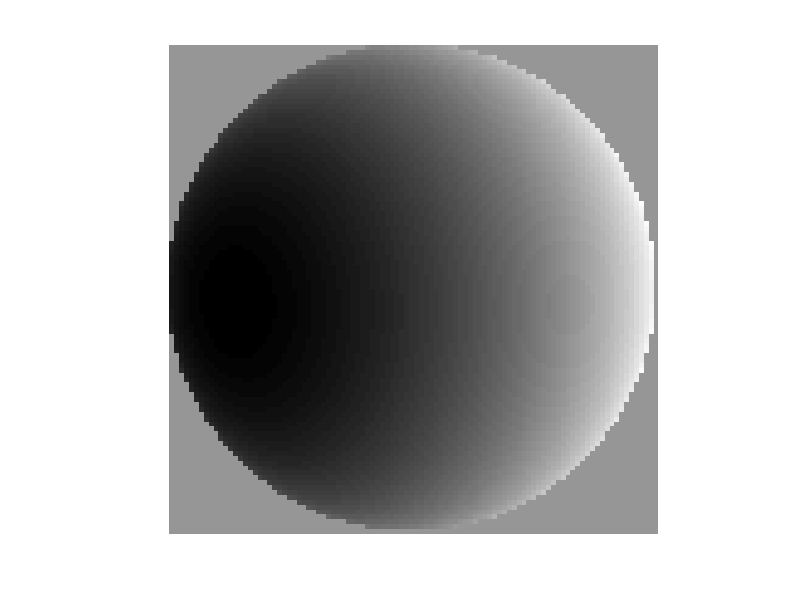
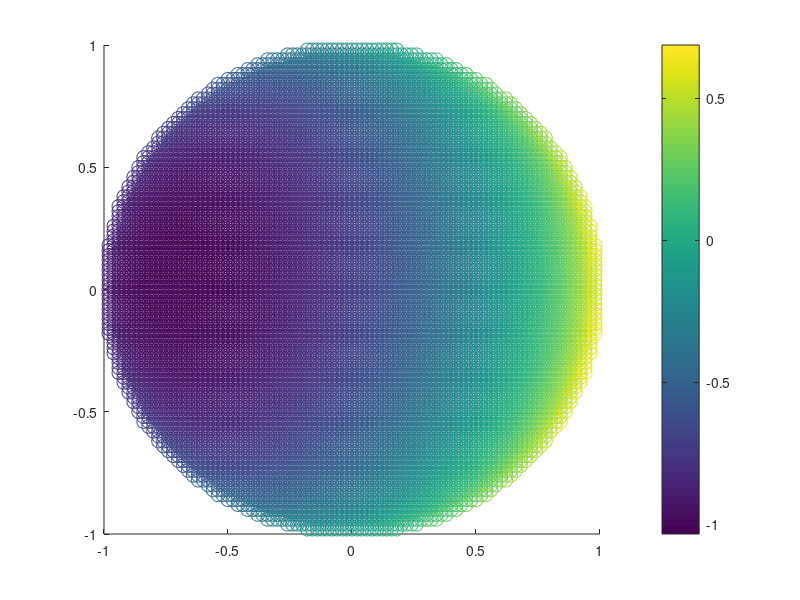
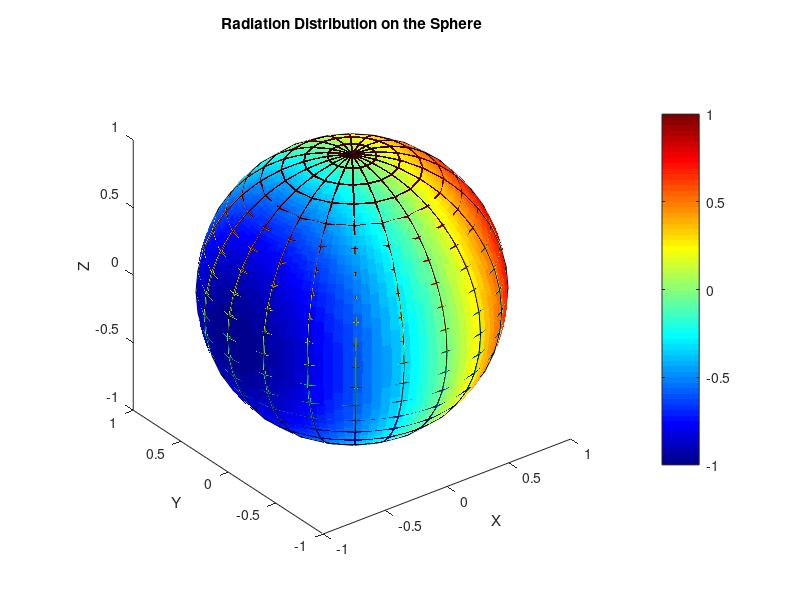
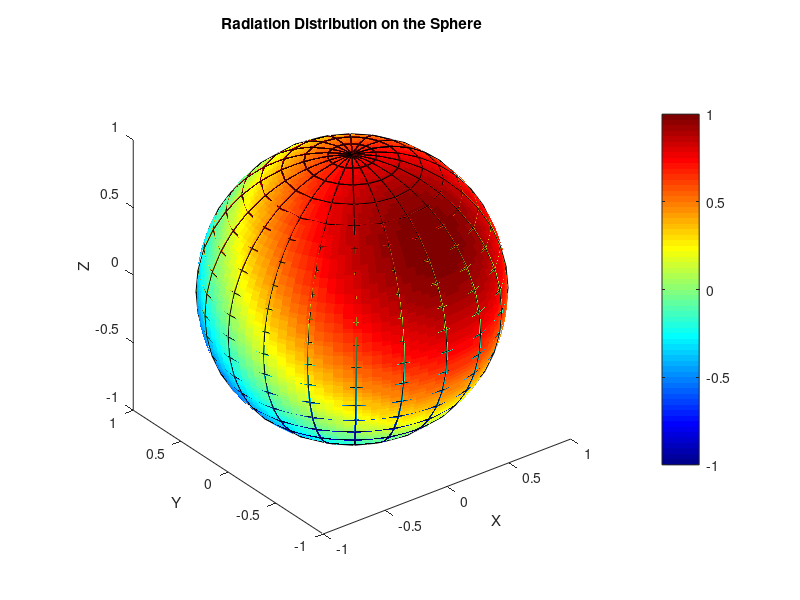

The MATLAB source for these figures, in order:
clear all;


%计算太阳直射方位角和高度角
% lon_s=deg2rad(360-297.57);
% lat_s=deg2rad(-24.97);
% lon_m=deg2rad(106.01);
% lat_m=deg2rad(-1.17); % 11
% lon_s=deg2rad(360-70.53);
% lat_s=deg2rad(-2.56);
% lon_m=deg2rad(325.05);
% lat_m=deg2rad(-14.09);%0
% lon_s=deg2rad(360-36.43);
% lat_s=deg2rad(22.42);
% lon_m=deg2rad(5.57);
% lat_m=deg2rad(40.78);%12
% lon_s=deg2rad(360-77.44);
% lat_s=deg2rad(21.76);
% lon_m=deg2rad(326.11);
% lat_m=deg2rad(-16.22);%2
% lon_s=deg2rad(360-323.19);
% lat_s=deg2rad(21.16);
% lon_m=deg2rad(82.91);
% lat_m=deg2rad(35.99);%13
% lon_s=deg2rad(360-359.83);
% lat_s=deg2rad(23.12);
% lon_m=deg2rad(50.37);
% lat_m=deg2rad(42.46);%14
% lon_s=deg2rad(360-117.45);
% lat_s=deg2rad(21.07);
% lon_m=deg2rad(296.29);
% lat_m=deg2rad(-23.62);%15
% lon_s=deg2rad(360-184.26);
% lat_s=deg2rad(4.36);
% lon_m=deg2rad(213.84);
% lat_m=deg2rad(23.88);%16
% lon_s=deg2rad(360-359.83);
% lat_s=deg2rad(23.12);
% lon_m=deg2rad(50.37);
% lat_m=deg2rad(42.46);%17
% lon_s=deg2rad(360-358.89);
% lat_s=deg2rad(-7.57);
% lon_m=deg2rad(53.99);
% lat_m=deg2rad(39.96);%18
% lon_s=deg2rad(360-74.37);
% lat_s=deg2rad(21.59);
% lon_m=deg2rad(331.89);
% lat_m=deg2rad(-0.3);%19
% lon_s=deg2rad(360-57.41);
% lat_s=deg2rad(-3.24);
% lon_m=deg2rad(338.5);
% lat_m=deg2rad(-24.37);%20
% lon_s=deg2rad(360-314.96);
% lat_s=deg2rad(5.7);
% lon_m=deg2rad(97.87);
% lat_m=deg2rad(45.54);%21
% lon_s=deg2rad(360-53.13);
% lat_s=deg2rad(11.64);
% lon_m=deg2rad(0.52);
% lat_m=deg2rad(36.88);%22
% lon_s=deg2rad(360-115.96);
% lat_s=deg2rad(-0.14);
% lon_m=deg2rad(296.06);
% lat_m=deg2rad(43.81);%23
% lon_s=deg2rad(360-272.85);
% lat_s=deg2rad(12.61);
% lon_m=deg2rad(134.73);
% lat_m=deg2rad(28.72);%24
% lon_s=deg2rad(360-6.64);
% lat_s=deg2rad(18.88);
% lon_m=deg2rad(43.98);
% lat_m=deg2rad(43.89);%25
% lon_s=deg2rad(360-50.07);
% lat_s=deg2rad(25.45);
% lon_m=deg2rad(357.16);
% lat_m=deg2rad(44.25);%26
% lon_s=deg2rad(360-283.27);
% lat_s=deg2rad(9.34);
% lon_m=deg2rad(133.77);
% lat_m=deg2rad(-0.98);%27
% lon_s=deg2rad(360-242.55);
% lat_s=deg2rad(-15.98);
% lon_m=deg2rad(149.36);
% lat_m=deg2rad(-6.48);%28
% lon_s=deg2rad(360-314.48);
% lat_s=deg2rad(24.45);
% lon_m=deg2rad(93.46);
% lat_m=deg2rad(-4.49);%29
% lon_s=deg2rad(360-288.55);
% lat_s=deg2rad(-15.52);
% lon_m=deg2rad(107.9);
% lat_m=deg2rad(-42.47);%30
% lon_s=deg2rad(360-50.34);
% lat_s=deg2rad(-3.16);
% lon_m=deg2rad(8.71);
% lat_m=deg2rad(-67.12);%1
% lon_s=deg2rad(360-6.04);
% lat_s=deg2rad(-11.2);
% lon_m=deg2rad(57.71);
% lat_m=deg2rad(-69.83);%3
% lon_s=deg2rad(360-125.83);
% lat_s=deg2rad(-2.86);
% lon_m=deg2rad(284.75);
% lat_m=deg2rad(27.88);%31
lon_s=deg2rad(360-72.15);
lat_s=deg2rad(21.94);
lon_m=deg2rad(331.91);
lat_m=deg2rad(17.74);%32
% lon_s=deg2rad(360-199.35);
% lat_s=deg2rad(-25.4);
% lon_m=deg2rad(203.47);
% lat_m=deg2rad(-27.87);%33
% lon_s=deg2rad(360-236.94);
% lat_s=deg2rad(22.23);
% lon_m=deg2rad(169.19);
% lat_m=deg2rad(8.67);%34
% lon_s=deg2rad(360-157.25);
% lat_s=deg2rad(-1.21);
% lon_m=deg2rad(259.37);
% lat_m=deg2rad(26.39);%35
% lon_s=deg2rad(360-57.15);
% lat_s=deg2rad(20.69);
% lon_m=deg2rad(356.33);
% lat_m=deg2rad(-19.56);%4
% lon_s=deg2rad(360-1.75);
% lat_s=deg2rad(-11.73);
% lon_m=deg2rad(53.96);
% lat_m=deg2rad(-27.89);%5
% lon_s=deg2rad(360-299.45);
% lat_s=deg2rad(24.78);
% lon_m=deg2rad(109.96);
% lat_m=deg2rad(26.06);%6
lon_s=deg2rad(360-248.39);
lat_s=deg2rad(20.77);
lon_m=deg2rad(163.03);
lat_m=deg2rad(36.76);%7
% lon_s=deg2rad(360-121.06);
% lat_s=deg2rad(2.55);
% lon_m=deg2rad(275.53);
% lat_m=deg2rad(2.11);%9
% lon_s=deg2rad(360-90.94);
% lat_s=deg2rad(-15.31);
% lon_m=deg2rad(302.39);
% lat_m=deg2rad(-0.57);%10
H=lon_s-lon_m;
Z=acos(sin(lat_m)*sin(lat_s)+cos(lat_s)*cos(lat_m)*cos(H));
Z=rad2deg(Z);
Z=90-Z
A=atan(sin(H)/(cos(lat_m)*tan(lat_s)-sin(lat_m)*cos(H)));
s1=cos(lat_m)*tan(lat_s)-sin(lat_m)*cos(H)
s2=sin(H)
A=rad2deg(A);
A

if(s1/s2<0)
    A=A+180;
end
A
%     
% A=A+90;
% if(A>360)
%     A=A-360;
% end
% A


% 假设光源的入射角和方位角
theta_inc = Z; % 入射角 (度)
phi_inc = A;   % 方位角 (度)

% 将角度转换为弧度
theta_inc = deg2rad(theta_inc);
phi_inc = deg2rad(phi_inc);

% 定义光源辐射强度 I0
I0 = 1;  % 假设光源辐射强度为1（可以根据实际情况修改）
n=100;
[Nx,Ny] = meshgrid(1:n,1:n);
r = 0.5*n;
Nx = Nx-r;
Ny = Ny-r;
mask = r^2-Nx.^2-Ny.^2 > 0;
Nz = sqrt(r^2-Nx.^2-Ny.^2);
Nz(mask==0) = NaN;
Nz = -Nz;
norm = sqrt(Nx.^2+Ny.^2+Nz.^2);
Nx = Nx./norm;
Ny = Ny./norm;
Nz = Nz./norm;
%Ny=-Ny;
Nx(mask==0) = NaN;
Ny(mask==0) = NaN;

%计算法线
X1=Nx;
Y1=Ny;
Z1=Nz;
%计算光源方向
light_vector = [cos(theta_inc) * sin(phi_inc), -cos(theta_inc) * cos(phi_inc), sin(theta_inc)];
dot_product = X1 * light_vector(1) + Y1 * light_vector(2) + Z1 * light_vector(3);
theta_l = acos(dot_product);
I = I0 * cos(theta_l); 
figure;
imshow(I);
caxis([min(min(I)) max(max(I))]);

%估算球谐函数
X_reshape=reshape(Nx, [], 1);
Y_reshape=reshape(Ny, [], 1);
Z_reshape=reshape(Nz, [], 1);
I_reshape=reshape(I, [], 1);
nan_idx = isnan(X_reshape);
X_reshape(nan_idx) = []; 
Y_reshape(nan_idx) = [];
Z_reshape(nan_idx) = [];
I_reshape(nan_idx) = [];
N = cat(3,X_reshape,Y_reshape,Z_reshape);


%拟合
fitFunc = @(p, N) p(1).*N(:,1)+p(2).*N(:,2)+p(3).*N(:,3)...
    +p(4)+p(5).*N(:,1).*N(:,2)+p(6).*N(:,1).*N(:,3)+p(7)*N(:,2).*N(:,3)+p(8)*(N(:,1).^2-N(:,2).^2)+p(9)*(3*N(:,3).^2-1);


% 初始猜测值 p0（假设为全零）
p0 = ones(1, 9);

% 使用 lsqcurvefit 进行非线性最小二乘拟合
opts = optimset('Display','off');  % 设置优化选项
[p_opt, resnorm] = lsqcurvefit(fitFunc, p0, N, I_reshape, [], [], opts);
p_opt
% 输出拟合结果
disp('Optimal parameters:');
disp(p_opt);
y=p_opt(1)*N(:,1)+p_opt(2)*N(:,2)+p_opt(1)*N(:,3);
figure;
scatter(N(:,1),N(:,2),100,y);
colorbar

% 球面坐标系上的每个点的天顶角和方位角
theta = linspace(0, pi, 100);  % 天顶角从0到pi
phi = linspace(0, 2*pi, 100);  % 方位角从0到2*pi

% 创建网格
[THETA, PHI] = meshgrid(theta, phi);

% 计算球面上的法线方向（转换到笛卡尔坐标）
[X, Y, Z] = sph2cart(PHI, pi/2-THETA, 1);  % 球面坐标转换成笛卡尔坐标
X1=-X;
Y1=-Y;
Z1=-Z;
% 计算光线与法线的夹角
% 假设光源方向（从光源到球面表面）为 (sin(phi_inc) * cos(theta_inc), sin(phi_inc) * sin(theta_inc), cos(phi_inc))
light_vector = [-cos(theta_inc) * cos(phi_inc), cos(theta_inc) * sin(phi_inc), -sin(theta_inc)];

% 计算每个点的法线与光线之间的夹角
dot_product = X1 * light_vector(1) + Y1 * light_vector(2) + Z1 * light_vector(3);
theta_l = acos(dot_product);  % 光线与法线的夹角

% 计算辐射强度（假设朗伯反射模型）
I = I0 * cos(theta_l);  % 漫反射模型：I = I0 * cos(θl)

% 可视化辐射分布（用球面网格）
figure;
hold on;
% 绘制球面
sphere;

% 将球面上的辐射强度映射到颜色上
% 在球面上绘制辐射分布
h = surf(X, Y, Z, cos(acos( X * 1 + Y * 0 + Z * 0)));  % 根据辐射强度绘制辐射分布图
set(h, 'EdgeColor', 'none');  % 关闭网格线
view(2)
colormap('jet');  % 颜色映射
colorbar;  % 添加色条
xlabel('X');
ylabel('Y');
zlabel('Z');
title('Radiation Distribution on the Sphere');

% 设置光照和视角
% light;
% lighting gouraud;
view(3);  % 三维视角
axis equal;
hold off;





% 可视化辐射分布（用球面网格）
figure;
hold on;
% 绘制球面
sphere;

% 将球面上的辐射强度映射到颜色上
% 在球面上绘制辐射分布
h = surf(X, Y, Z, I);  % 根据辐射强度绘制辐射分布图
set(h, 'EdgeColor', 'none');  % 关闭网格线
colormap('jet');  % 颜色映射
colorbar;  % 添加色条
xlabel('X');
ylabel('Y');
zlabel('Z');
title('Radiation Distribution on the Sphere');

% 设置光照和视角
% light;
% lighting gouraud;
view(3);  % 三维视角
axis equal;
hold off;
%%
%估算球谐函数
X_reshape=reshape(X, [], 1);
Y_reshape=reshape(Y, [], 1);
Z_reshape=reshape(Z, [], 1);
I_reshape=reshape(I, [], 1);
N = cat(3,X_reshape,Y_reshape,Z_reshape);
%%
%拟合
fitFunc = @(p, N) p(1)*N(:,1)+p(2)*N(:,2)+p(3)*N(:,3)...
    +p(4)+p(5)*N(:,1).*N(:,2)+p(6).*N(:,1).*N(:,3)+p(7)*N(:,2).*N(:,3)+p(8)*(N(:,1).^2-N(:,2).^2)+p(9)*(3*N(:,3).^2-1);


% 初始猜测值 p0（假设为全零）
p0 = ones(1, 9);

% 使用 lsqcurvefit 进行非线性最小二乘拟合
opts = optimset('Display','off');  % 设置优化选项
[p_opt, resnorm] = lsqcurvefit(fitFunc, p0, N, I_reshape, [], [], opts);

% 输出拟合结果
disp('Optimal parameters:');
disp(p_opt);
y=p_opt(1)*N(:,1)+p_opt(2)*N(:,2)+p_opt(1)*N(:,3);
figure;
scatter(N(:,1),N(:,2),100,y);
colorbar
